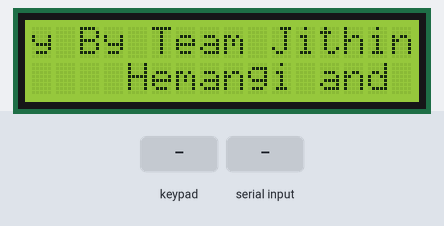
A sketch run on a simulated Arduino Uno, built with avr-gcc and run on an emulated ATmega328P. Parts: 16×2 character LCD. The test bench sets the inputs (shaded band). What the sketch prints to the serial monitor is not drawn.

Above: at 7.1 s.
11.3 s: keypad keys 1 2 3 4 A pressed 0.4 s apart
At 13.4 s:
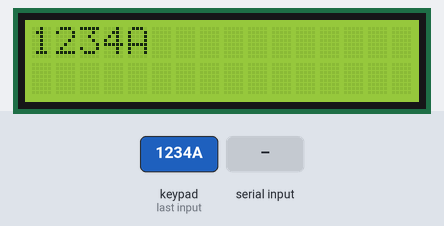
14.8 s: key 'B' pressed
At 16.0 s:
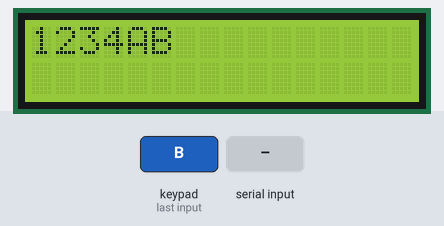
16.3 s: "#" received over the second serial link
At 17.2 s:
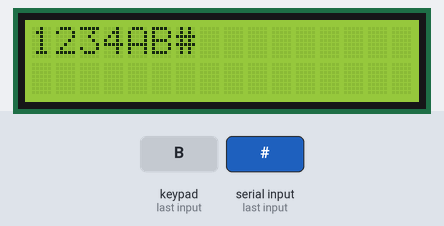
17.8 s: key 'C' pressed
At 18.4 s:
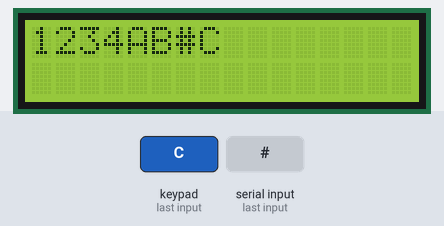
19.3 s: keypad keys 1 2 3 4 D pressed 0.4 s apart
At 22.2 s:
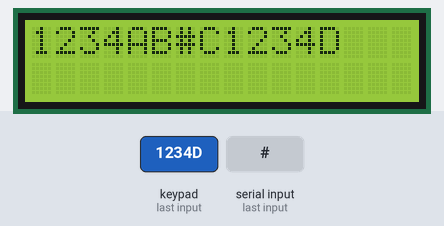
22.8 s: "*" received over the second serial link
At 23.3 s:
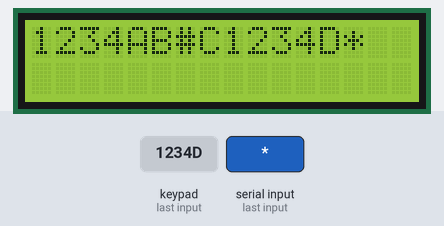
Timing chart, 0 to 25.3 s (numbered marks = the images above; inputs shaded):
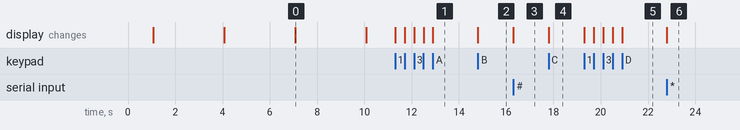

The sketch:

sending.ino
```cpp
#include <SoftwareSerial.h>
#include <LiquidCrystal.h>
#include <Keypad.h>
LiquidCrystal lcd(4,5,6,7,8,9);
const byte ROWS = 4;
const byte COLS = 4;

char hexaKeys[ROWS][COLS] = {
  {'1','2','3','A'},
  {'4','5','6','B'},
  {'7','8','9','C'},
  {'*','0','#','D'}
};

byte rowPins[ROWS] = {12,13,A0,A1};
byte colPins[COLS] = {A2,A3,A4,A5};

SoftwareSerial GSerialSent(2,3);
SoftwareSerial GSerialRecieve(11,12);

Keypad customKeypad = Keypad( makeKeymap(hexaKeys), rowPins, colPins, ROWS, COLS);
char keycount=0;
char code[5];

// DAve added a test comment
char rec;
void setup() {
  delay(1000);
  Serial.begin(9600);
  Serial.println("Keyboard Test:");
  GSerialSent.begin(400);
  GSerialRecieve.begin(4800);
  lcd.begin(16, 2);
  // Print a message to the LCD.
  lcd.setCursor(0, 0);
  lcd.print(" LiFi - Wireless");
  lcd.setCursor(0, 1);
  lcd.print(" Communication  ");
  delay(3000);
  lcd.clear();
  lcd.setCursor(0, 0);
  lcd.print(" using Light    ");
  lcd.setCursor(0, 1);
  lcd.print(" Transimitter ");
  delay(3000);
  lcd.clear();
  lcd.setCursor(0, 0);
  lcd.print("  By Team Jithin &  ");
  lcd.setCursor(0,1);
  lcd.print("    Hemangi and jj hehe poda patti sheyyy");
  delay(3000);
  lcd.clear();
  GSerialSent.print('&');
}

void loop() {
  char customKey = customKeypad.getKey();
  //char input=Serial.read();

  if (Serial.available()) {
    // wait a bit for the entire message to arrive
    delay(1000);
    // clear the screen
    lcd.clear();
    // read all the available characters
    while (Serial.available() > 0) {
      // display each character to the LCD
      char input = Serial.read();
      //Using a same variable to access the data file
      lcd.write(input);
      GSerialSent.print(input);
    }
  }

if((customKey && (customKey !='=')))
  {
    if (customKey == '#')
    {
      //Serial.print();
      GSerialSent.print('^');
      lcd.setCursor(0, 1);
      lcd.print("                ");
      lcd.setCursor(0, 1);
    }
    else if (customKey == '*')
    {
      GSerialSent.print('&');
      lcd.clear();
    }
    else
    {
      // otherwise, just print all normal characters
      Serial.print(customKey);
      GSerialSent.print(customKey);
      lcd.print(customKey);
    }
  }
  if(GSerialRecieve.available() !=0)  {
    // lcd.print("Recieving the same code");
     rec=GSerialRecieve.read();
     Serial.print(rec);

     lcd.print(rec);
   }
  }
```

Measured:
- after the input at 11.3 s, the display: first changes at once (image 1 shows a later state)
- after the input at 14.8 s, the display: changes at once (image 2)
- after the input at 16.3 s, the display: changes at once (image 3)
- after the input at 17.8 s, the display: changes at once (image 4)
- after the input at 19.3 s, the display: first changes at once (image 5 shows a later state)
- after the input at 22.8 s, the display: changes at once (image 6)
- what the display in image 0 shows lasts 3.0 s, from 7.1 s to 10.1 s
